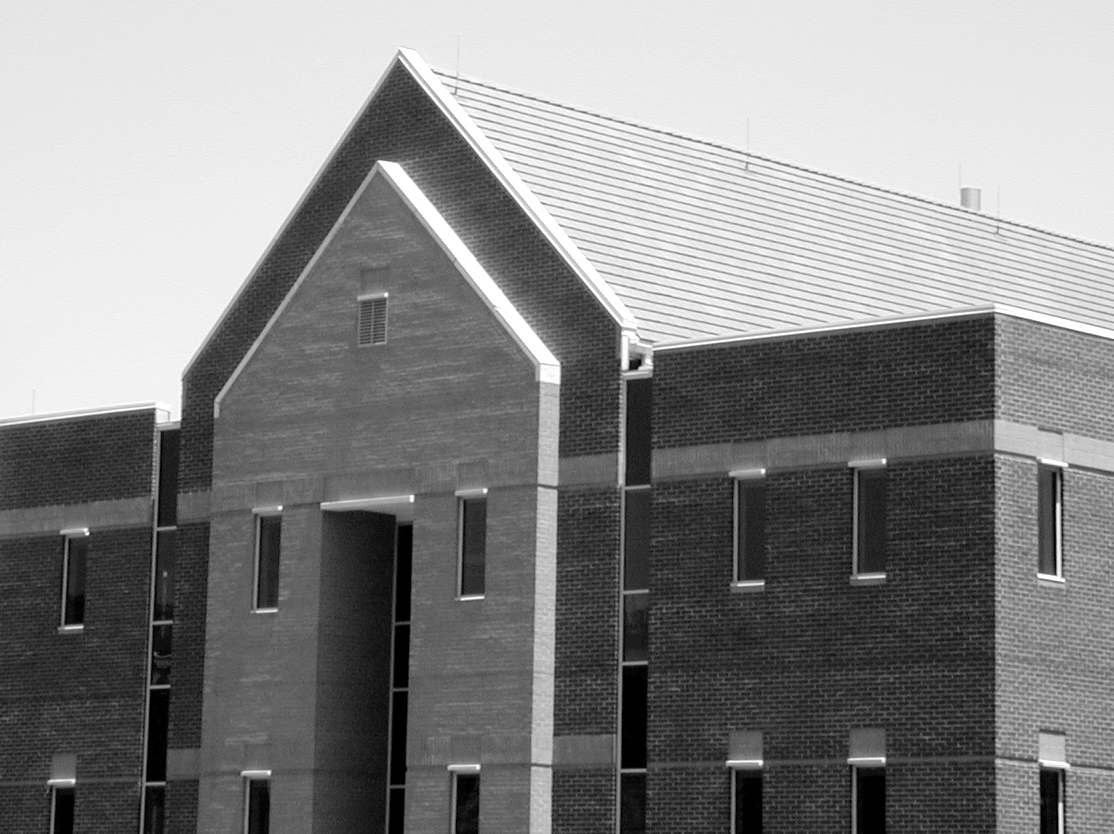
%> input picture project10/img/Fig1016(a)(building_original).tif, 1114 x 834 px
$ octave example1003and1004.m   (GNU Octave 9; MATLAB toolbox functions it lacks are replaced by stand-ins)
%> lines starting %> are read from the running program, lines starting %| are printed output that depends on the picture
f=imread('img/Fig1016(a)(building_original).tif');
%> f is the input picture: size 834x1114 uint8; min 0, max 255, mean 133.3
[g_sobel_default,ts]=edge(f,'sobel');
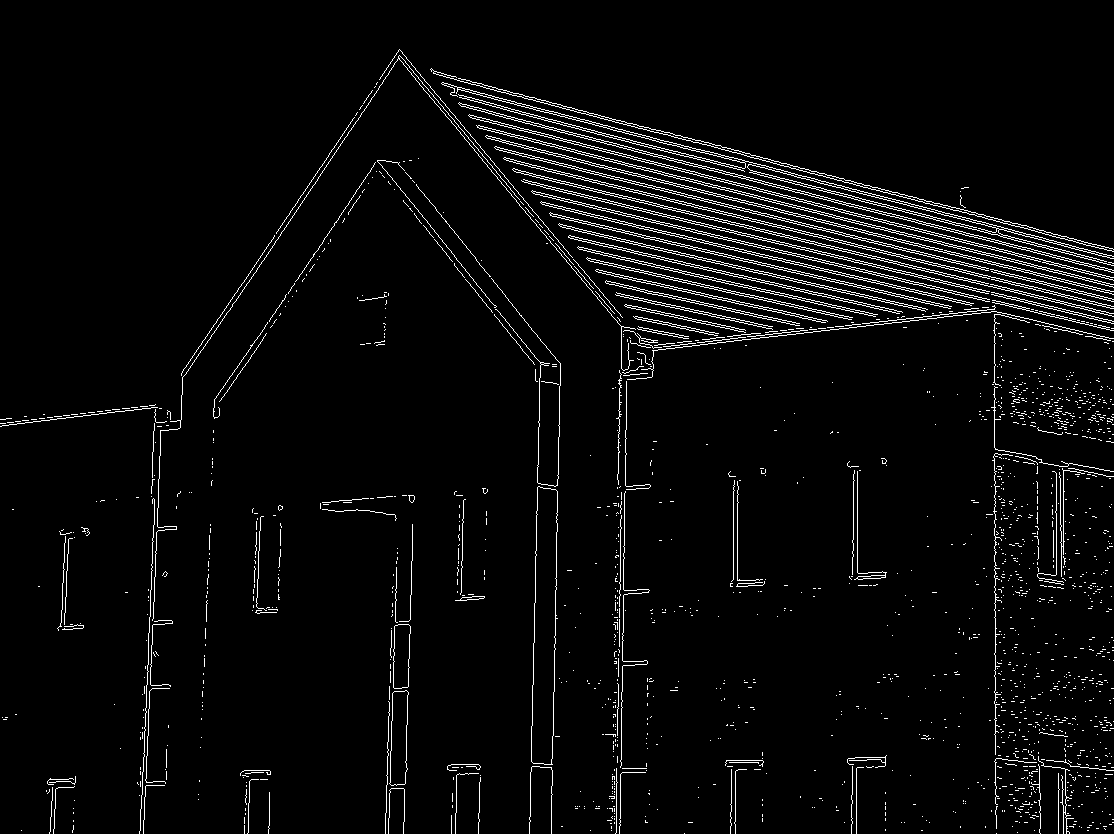
%> g_sobel_default: size 834x1114 logical; 4% white in thin lines or dots
%> ts = 0.0955
[g_log_default,tlog]=edge(f,'log');
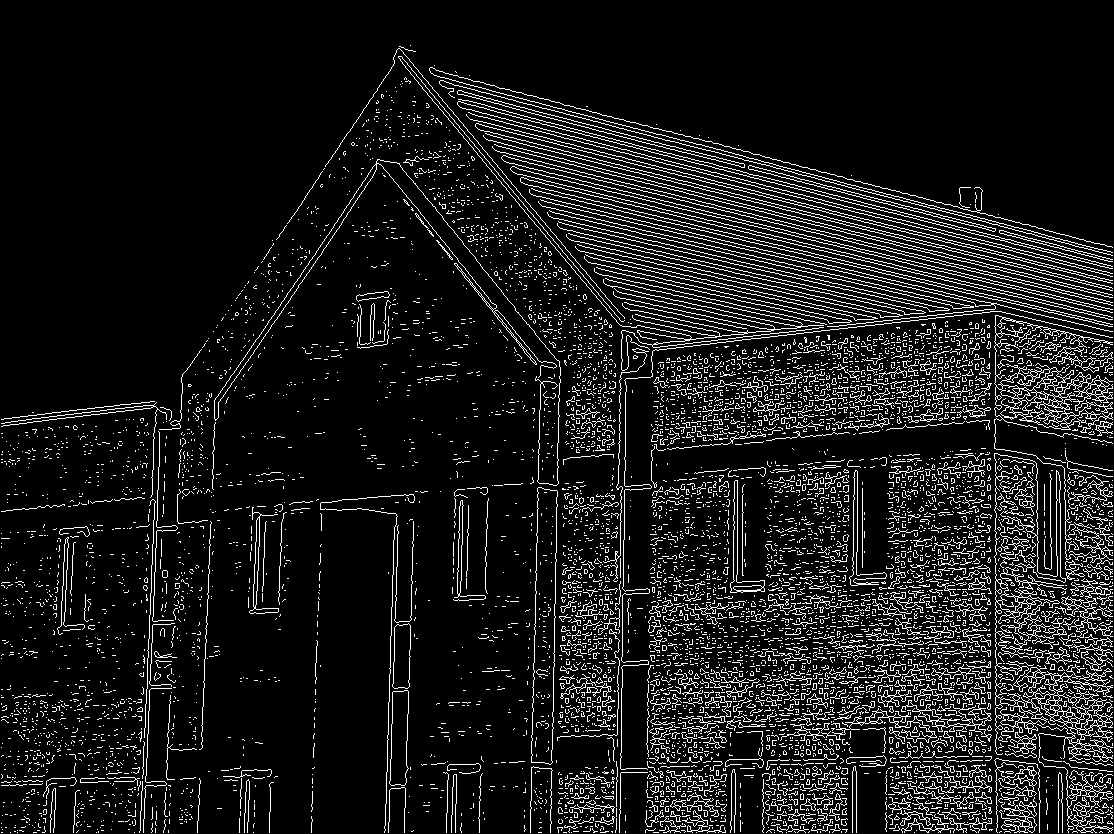
%> g_log_default: size 834x1114 logical; 10% white in thin lines or dots
%> tlog = 0.00366
[g_canny_default,tc]=edge(f,'canny');
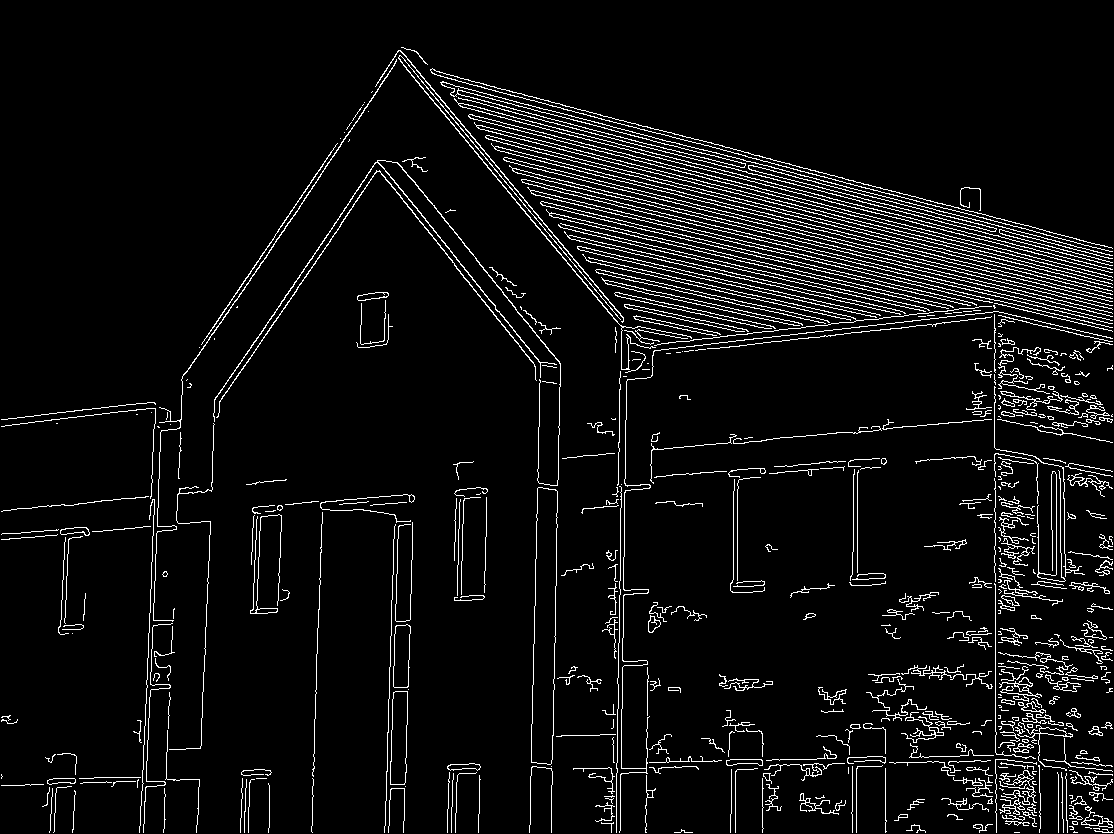
%> g_canny_default: size 834x1114 logical; 6% white in thin lines or dots
%> tc = [0.0586 0.146]

g_sobel_best=edge(f,'sobel',0.05);
%> g_sobel_best: size 834x1114 logical; 10.1% white in thin lines or dots
g_log_best=edge(f,'log',0.003,2.25);
%> g_log_best: size 834x1114 logical; 7.2% white in thin lines or dots
g_canny_best=edge(f,'canny',[0.04,0.1],1.5);
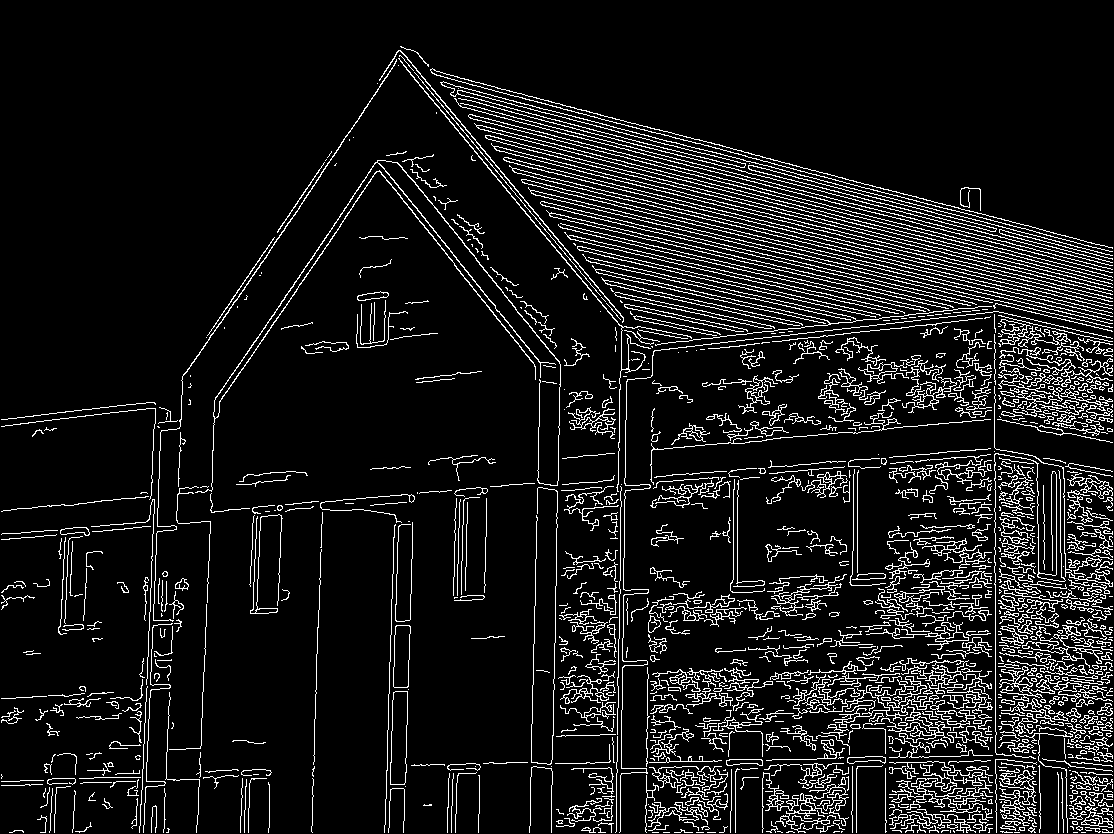
%> g_canny_best: size 834x1114 logical; 9.6% white in thin lines or dots

imshow(g_sobel_default);
figure,imshow(g_log_default);
figure,imshow(g_canny_default);
figure,imshow(g_sobel_best);
figure,imshow(g_log_best);
figure,imshow(g_canny_best);
% figure,imshow(g_log_default);
% figure,imshow(g_log_default);
